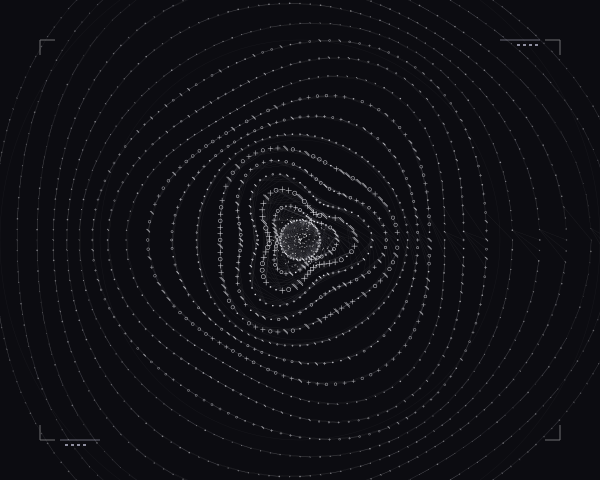

Source code (Python):
import cairo
import math
import random

# Setup
width, height = 600, 480
surface = cairo.ImageSurface(cairo.FORMAT_ARGB32, width, height)
ctx = cairo.Context(surface)

# Background - Deep Charcoal
ctx.set_source_rgb(0.05, 0.05, 0.07)
ctx.paint()

# Configuration
center_x, center_y = width // 2, height // 2
rings = 18
segments = 40
inner_radius = 20
max_radius = 320

def to_cartesian(r, theta):
    return center_x + r * math.cos(theta), center_y + r * math.sin(theta)

def draw_glyph(ctx, x, y, size, type_id):
    """Draws technical primitives based on a 'biome' ID."""
    ctx.set_line_width(0.5)
    if type_id < 0.3: # Cross
        ctx.move_to(x - size, y)
        ctx.line_to(x + size, y)
        ctx.move_to(x, y - size)
        ctx.line_to(x, y + size)
        ctx.stroke()
    elif type_id < 0.6: # Circle node
        ctx.arc(x, y, size * 0.7, 0, math.pi * 2)
        ctx.stroke()
    elif type_id < 0.85: # Parallel hatch
        ctx.move_to(x - size, y - size)
        ctx.line_to(x + size, y + size)
        ctx.move_to(x - size*0.5, y - size)
        ctx.line_to(x + size, y + size*0.5)
        ctx.stroke()
    else: # Tiny dot
        ctx.arc(x, y, 0.8, 0, math.pi * 2)
        ctx.fill()

# 1. Generate Data Structure
nodes = []
for i in range(rings):
    r_base = inner_radius + (i / rings) * max_radius
    # Exponential spacing for centripetal density
    r_log = inner_radius + math.pow(i / rings, 1.2) * max_radius
    
    # Mathematical distortion: Sine-wave radial warping
    r_distort = 15 * math.sin(i * 0.5) 
    
    current_segments = int(segments * (1 + i * 0.2)) # More segments as we go out
    for j in range(current_segments):
        theta = (j / current_segments) * 2 * math.pi
        
        # Apply distortion to the grid
        final_r = r_log + r_distort * math.cos(theta * 3)
        x, y = to_cartesian(final_r, theta)
        
        # Determine "Biome" based on quadrant and radius
        biome_val = (math.sin(theta * 2) + math.cos(i * 0.5)) / 2 + 0.5
        nodes.append({
            'pos': (x, y),
            'r': final_r,
            'theta': theta,
            'biome': random.random(), # Mixes entropy with the systematic grid
            'ring': i
        })

# 2. Draw Relational Vectors (The Network)
# Only connect nodes within specific distance thresholds to simulate emergent paths
ctx.set_source_rgba(0.9, 0.9, 0.95, 0.15)
ctx.set_line_width(0.2)
for i in range(0, len(nodes), 3):
    p1 = nodes[i]['pos']
    # Connect to a neighbor in the same ring or adjacent ring
    for j in range(i + 1, min(i + 20, len(nodes))):
        p2 = nodes[j]['pos']
        dist = math.sqrt((p1[0]-p2[0])**2 + (p1[1]-p2[1])**2)
        if 5 < dist < 45:
            ctx.move_to(*p1)
            ctx.line_to(*p2)
            ctx.stroke()

# 3. Draw Modular Primitives
for node in nodes:
    x, y = node['pos']
    
    # Scalar modulation: lines get thinner and smaller further from center
    scale = max(0.2, 1.0 - (node['r'] / max_radius))
    alpha = max(0.3, 1.0 - (node['r'] / max_radius) * 0.7)
    
    ctx.set_source_rgba(0.98, 0.98, 1.0, alpha)
    
    # Use ring index to vary primitive size
    glyph_size = 1.5 + (node['ring'] % 3)
    draw_glyph(ctx, x, y, glyph_size * scale, node['biome'])

# 4. Global Structural Elements (Swiss Overlays)
# Draw subtle concentric reference guides
ctx.set_source_rgba(1, 1, 1, 0.05)
ctx.set_line_width(0.4)
for r in [100, 200, 300]:
    ctx.arc(center_x, center_y, r, 0, math.pi * 2)
    ctx.stroke()

# Crosshair / Margin markers
ctx.set_source_rgba(1, 1, 1, 0.4)
ctx.set_line_width(1.0)
m = 40 # Margin
# Corner Brackets
bracket_len = 15
corners = [(m, m), (width-m, m), (m, height-m), (width-m, height-m)]
for cx, cy in corners:
    dx = bracket_len if cx == m else -bracket_len
    dy = bracket_len if cy == m else -bracket_len
    ctx.move_to(cx, cy)
    ctx.line_to(cx + dx, cy)
    ctx.move_to(cx, cy)
    ctx.line_to(cx, cy + dy)
    ctx.stroke()

# Technical labels (Simulated with lines)
def draw_label(x, y, align_right=False):
    ctx.set_line_width(0.7)
    ctx.set_source_rgba(0.9, 0.9, 1.0, 0.6)
    direction = -1 if align_right else 1
    ctx.move_to(x, y)
    ctx.line_to(x + 40 * direction, y)
    ctx.stroke()
    # Tiny "data" bars
    for i in range(4):
        ctx.rectangle(x + (i*6 + 5)*direction, y + 4, 3, 2)
        ctx.fill()

draw_label(m + 20, height - m)
draw_label(width - m - 20, m, align_right=True)

# Central Core (high density entropy)
ctx.set_source_rgba(1, 1, 1, 0.8)
for _ in range(150):
    ang = random.uniform(0, math.pi * 2)
    rad = random.uniform(0, inner_radius * 1.5)
    ctx.arc(center_x + math.cos(ang)*rad, center_y + math.sin(ang)*rad, 0.5, 0, math.pi*2)
    ctx.fill()
